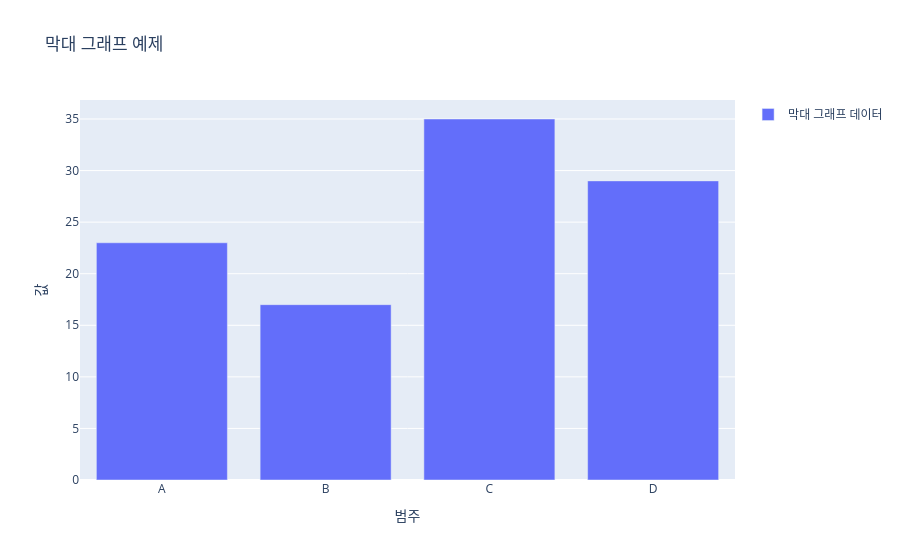

The cell this chart's notebook holds for it:
### Code cell
import plotly.graph_objects as go

categories = ["A", "B", "C", "D"]
values = [23, 17, 35, 29]

fig = go.Figure()

fig.add_trace(
    go.Bar(
        x=categories,
        y=values,
        name="막대 그래프 데이터",
        showlegend=True
    )
)

fig.update_layout(
    title="막대 그래프 예제",
    xaxis_title="범주",
    yaxis_title="값",
)

### Figure 1 — Plotly figure (JSON) as saved in the notebook; plotly's stock layout.template omitted (floating-point values rounded to 4 significant figures)
{"data": [{"name": "막대 그래프 데이터", "showlegend": true, "type": "bar", "x": ["A", "B", "C", "D"], "y": [23, 17, 35, 29]}], "layout": {"title": {"text": "막대 그래프 예제"}, "xaxis": {"title": {"text": "범주"}}, "yaxis": {"title": {"text": "값"}}}}
